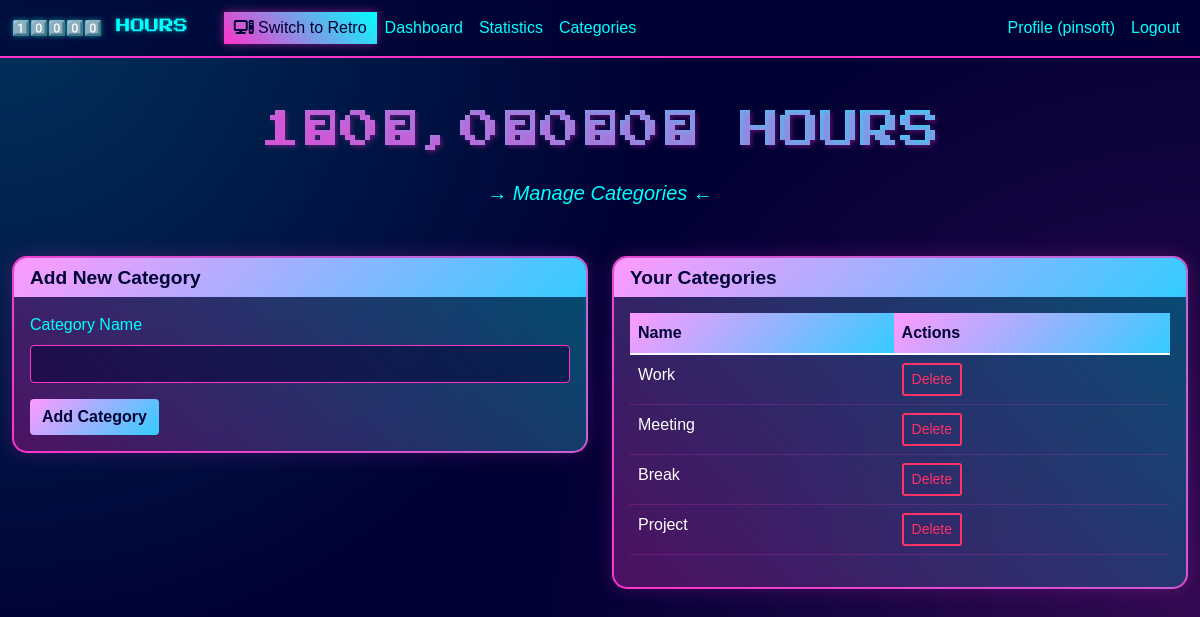
/categories (signed in), run on the app's committed database.
### app.py (models this page shows, shortened)
class User(UserMixin, db.Model):
    id = db.Column(db.Integer, primary_key=True)
    username = db.Column(db.String(80), unique=True, nullable=False)
    email = db.Column(db.String(120), unique=True, nullable=False)
    password_hash = db.Column(db.String(128), nullable=False)
    date_joined = db.Column(db.DateTime, default=datetime.utcnow)
    categories = db.relationship('Category', backref='user', lazy=True)
    entries = db.relationship('TimeEntry', backref='user', lazy=True)

class Category(db.Model):
    id = db.Column(db.Integer, primary_key=True)
    name = db.Column(db.String(50), nullable=False)
    user_id = db.Column(db.Integer, db.ForeignKey('user.id'), nullable=False)
    entries = db.relationship('TimeEntry', backref='category', lazy=True)

### app.py (the view)
@app.route('/categories', methods=['GET', 'POST'])
@login_required
def manage_categories():
    if request.method == 'POST':
        name = request.form.get('name')
        if name:
            category = Category(name=name, user_id=current_user.id)
            db.session.add(category)
            db.session.commit()
    categories = Category.query.filter_by(user_id=current_user.id).all()
    return render_template('categories.html', categories=categories)

### app.py (called while the page is built)
@login_manager.user_loader
def load_user(user_id):
    return User.query.get(int(user_id))

def url_for_with_subpath(*args, **kwargs):
    if IS_PRODUCTION:
        return SUBPATH + url_for(*args, **kwargs)
    return url_for(*args, **kwargs)

@app.context_processor
def inject_today():
    return {'today': datetime.now().strftime('%Y-%m-%d')}

@app.context_processor
def inject_subpath():
    return {'subpath': SUBPATH}

### templates/categories.html
{% extends "base.html" %}
{% block content %}
<h1 class="text-center mb-4">1⃣0⃣,0⃣0⃣0⃣ HOURS</h1>
<p class="lead text-center mb-5">→ Manage Categories ←</p>
<div class="row">
    <div class="col-md-6">
        <div class="card cyber-border">
            <div class="card-header">
                <h4>Add New Category</h4>
            </div>
            <div class="card-body">
                <form action="{{ url_for_with_subpath('manage_categories') }}" method="POST">
                    <div class="mb-3">
                        <label for="category-name" class="form-label">Category Name</label>
                        <input type="text" class="form-control" id="category-name" name="name" required>
                    </div>
                    <button type="submit" class="btn btn-success">Add Category</button>
                </form>
            </div>
        </div>
    </div>
    <div class="col-md-6">
        <div class="card cyber-border">
            <div class="card-header">
                <h4>Your Categories</h4>
            </div>
            <div class="card-body">
                <div class="table-responsive">
                    <table class="table">
                        <thead>
                            <tr>
                                <th>Name</th>
                                <th>Actions</th>
                            </tr>
                        </thead>
                        <tbody>
                            {% for category in categories %}
                            <tr>
                                <td>{{ category.name }}</td>
                                <td>
                                    <form action="{{ url_for_with_subpath('delete_category', category_id=category.id) }}" method="POST" class="d-inline" onsubmit="return confirm('Are you sure? This will only delete the category if it has no entries.')">
                                        <button type="submit" class="btn btn-sm btn-outline-danger">Delete</button>
                                    </form>
                                </td>
                            </tr>
                            {% endfor %}
                        </tbody>
                    </table>
                </div>
            </div>
        </div>
    </div>
</div>
{% endblock %}

### templates/base.html (shortened to what this page needs)
<!DOCTYPE html>
<html lang="en">
<head>
    <link href="https://cdn.jsdelivr.net/npm/bootstrap@5.1.3/dist/css/bootstrap.min.css" rel="stylesheet">
    <link href="https://cdnjs.cloudflare.com/ajax/libs/font-awesome/6.4.0/css/all.min.css" rel="stylesheet">
    <link rel="stylesheet" href="{{ url_for('static', filename='css/style.css') }}">
</head>
<body class="theme-cyber">
    <nav class="navbar navbar-expand-lg navbar-dark">
        <div class="container">
            <div class="theme-toggle-container">
                <a class="navbar-brand" href="/">1️⃣0️⃣0️⃣0️⃣0️⃣ HOURS</a>
                <button id="theme-toggle" class="theme-toggle">
                    <i id="theme-toggle-icon" class="fas fa-computer"></i>
                    <span id="theme-toggle-text">Switch to Retro</span>
                </button>
            </div>
            <div class="collapse navbar-collapse" id="navbarNav">
                <ul class="navbar-nav">
                    {% if current_user.is_authenticated %}
                    <li class="nav-item">
                        <a class="nav-link" href="{{ url_for_with_subpath('dashboard') }}">Dashboard</a>
                    </li>
                    <li class="nav-item">
                        <a class="nav-link" href="{{ url_for_with_subpath('stats') }}">Statistics</a>
                    </li>
                    <li class="nav-item">
                        <a class="nav-link" href="{{ url_for_with_subpath('manage_categories') }}">Categories</a>
                    </li>
                    {% endif %}
                </ul>
                <ul class="navbar-nav ms-auto">
                    {% if current_user.is_authenticated %}
                    <li class="nav-item">
                        <a class="nav-link" href="{{ url_for_with_subpath('profile') }}">Profile ({{ current_user.username }})</a>
                    </li>
                    <li class="nav-item">
                        <a class="nav-link" href="{{ url_for_with_subpath('logout') }}">Logout</a>
                    </li>
                    {% endif %}
                </ul>
            </div>
        </div>
    </nav>
    <div class="container mt-5">
        {% block content %}{% endblock %}
    </div>
</body>
</html>

### static/css/style.css (style rules this page uses)
:root { --primary-color: #FF33CC; --secondary-color: #00FFFF; --gradient-1: linear-gradient(45deg, #FF33CC, #00FFFF); --gradient-2: linear-gradient(135deg, #FF99FF, #33CCFF); }
body { font-family: 'Arial', sans-serif; }
.container { max-width: 1200px; }
.theme-toggle { position: relative; top: auto; right: auto; z-index: auto; margin-left: 15px; padding: 4px 10px; }
.navbar .container { display: flex; justify-content: space-between; align-items: center; }
body.theme-cyber { background-color: #000033; color: #FFFFFF; background-image: radial-gradient(circle at 100% 100%, rgba(255, 51, 204, 0.2) 0%, transparent 50%), radial-gradient(circle at 0% 0%, rgba(0, 255, 255, 0.2) 0%, transparent 50%); }
body.theme-cyber h1 { font-family: 'Press Start 2P', cursive; color: transparent; background: var(--gradient-1); -webkit-background-clip: text; background-clip: text; text-shadow: 2px 2px 4px rgba(255, 51, 204, 0.3); margin-bottom: 1rem; }
body.theme-cyber .lead { color: var(--secondary-color); font-style: italic; }
body.theme-cyber .card { background: rgba(0, 0, 51, 0.7); border: 2px solid var(--primary-color); border-radius: 15px; backdrop-filter: blur(10px); margin-bottom: 2rem; box-shadow: 0 0 20px rgba(255, 51, 204, 0.2); }
body.theme-cyber .card-header { background: var(--gradient-2); border-bottom: none; border-radius: 13px 13px 0 0 !important; }
body.theme-cyber .card-header h4 { color: #000033; font-weight: bold; margin: 0; font-size: 1.2rem; }
body.theme-cyber .form-control, body.theme-cyber .form-select { background: rgba(0, 0, 51, 0.5); border: 1px solid var(--primary-color); color: #FFFFFF; }
body.theme-cyber .btn-success { background: var(--gradient-2); border: none; color: #000033; font-weight: bold; }
body.theme-cyber .btn-outline-danger { border: 2px solid #ff3366; color: #ff3366; background: transparent; }
body.theme-cyber .table { color: #FFFFFF; }
body.theme-cyber .table thead th { background: var(--gradient-2); color: #000033; border: none; }
body.theme-cyber .table tbody td { border-color: rgba(255, 51, 204, 0.2); }
body.theme-cyber .cyber-border { position: relative; }
body.theme-cyber .cyber-border::before { content: ''; position: absolute; top: -2px; left: -2px; right: -2px; bottom: -2px; background: var(--gradient-1); z-index: -1; border-radius: 17px; opacity: 0.3; }
body.theme-cyber .navbar { background: rgba(0, 0, 51, 0.7); border-bottom: 2px solid var(--primary-color); backdrop-filter: blur(10px); }
body.theme-cyber .navbar-brand { font-family: 'Press Start 2P', cursive; font-size: 0.9rem; color: var(--secondary-color) !important; text-shadow: 0 0 5px rgba(0, 255, 255, 0.5); }
body.theme-cyber .nav-link { color: var(--secondary-color) !important; transition: all 0.3s ease; }
body.theme-cyber .form-label { color: var(--secondary-color); }
body.theme-cyber .theme-toggle { background: var(--gradient-1); border: none; color: #000033; box-shadow: 0 0 10px rgba(255, 51, 204, 0.5); }

### data on the page
User: username "pinsoft"
Category: name "Work"
Category: name "Meeting"
Category: name "Break"
Category: name "Project"
